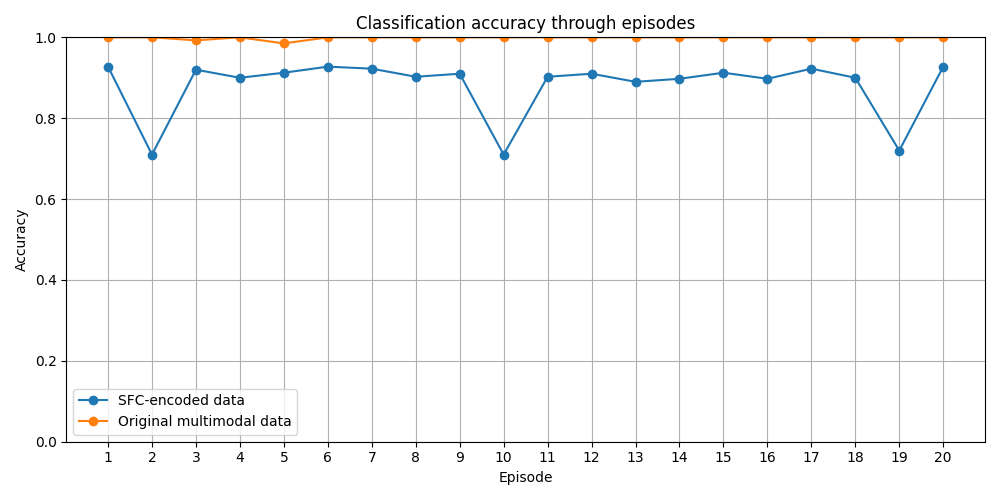

Write Python code to recreate this figure.
import torch.optim as optim
from model.encoder import TinyMLEncoder, TinyCNNPlusEncoder
from train.train_fewshot import train_one_episode
import matplotlib.pyplot as plt
from train.episodic_loader import load_episode_1d, load_episode_md
import numpy as np


def plot_accuracy_through_episodes(accuracies_1d, accuracies):
    plt.figure(figsize=(10, 5))
    plt.plot(range(1, len(accuracies_1d) + 1), accuracies_1d, marker='o', linestyle='-', label="SFC-encoded data")
    plt.plot(range(1, len(accuracies) + 1), accuracies, marker='o', linestyle='-', label="Original multimodal data")
    plt.title("Classification accuracy through episodes")
    plt.xlabel("Episode")
    plt.ylabel("Accuracy")
    plt.xticks(range(1, len(accuracies) + 1))
    plt.ylim(0, 1)
    plt.grid(True)
    plt.legend()
    plt.tight_layout()
    plt.savefig("evaluate_md_1d.png")


if __name__ == "__main__":
    episodes = 20
    included_classes = ['lefturn', 'rightturn', 'ra', 'lanechange']
    query_per_class = 100
    shot = 5
    lr = 0.01

    # MD RESULTS
    encoder = TinyCNNPlusEncoder(input_channels=6, output_dim=4)
    optimizer = optim.Adam(encoder.parameters(), lr=lr)

    accuracies = []
    for episode in range(episodes):
        data = load_episode_md(data_dir="../data/data_csv", included_classes=included_classes, shot=shot, query_per_class=query_per_class)
        loss, acc = train_one_episode(encoder, data, optimizer)
        accuracies.append(acc)

    mean_acc = np.mean(accuracies[-10:])
    std_acc = np.std(accuracies[-10:])
    print(f"Evaluation MD = {mean_acc:.2%} +- {std_acc:.2%}")
    continu = accuracies[0] > .95

    # 1D TINYML RESULTS
    encoder = TinyMLEncoder(output_dim=4, out_channels=4)
    optimizer = optim.Adam(encoder.parameters(), lr=lr)

    accuracies_1d = []
    for episode in range(episodes):
        data = load_episode_1d(data_dir="../data/data_csv", included_classes=included_classes, shot=shot, query_per_class=query_per_class)  # randomly sampled support and query sets
        loss, acc = train_one_episode(encoder, data, optimizer)
        accuracies_1d.append(acc)

    mean_acc = np.mean(accuracies_1d[-10:])
    std_acc = np.std(accuracies_1d[-10:])
    print(f"Evaluation 1Dt = {mean_acc:.2%} +- {std_acc:.2%}")

    plot_accuracy_through_episodes(accuracies_1d, accuracies)




